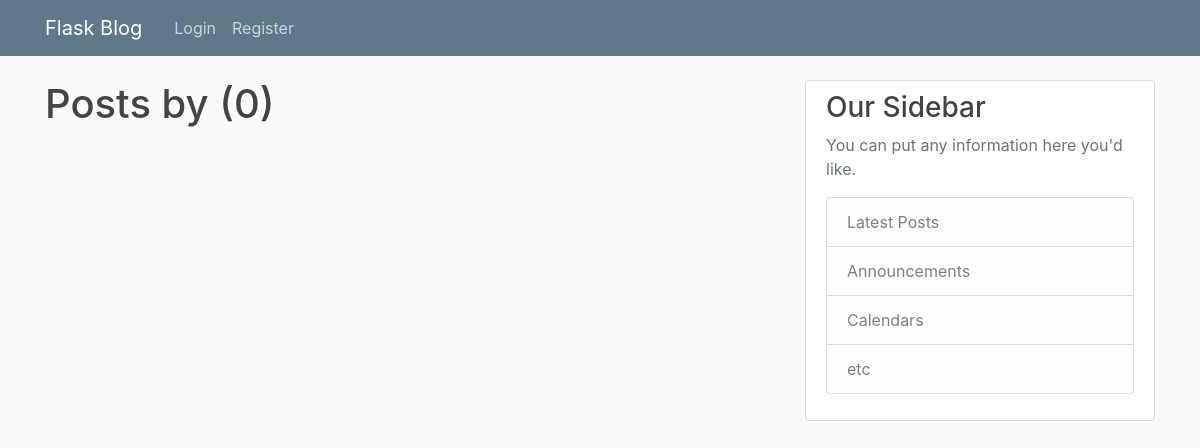
/user/Nitish, run on an earlier commit of the app's database.
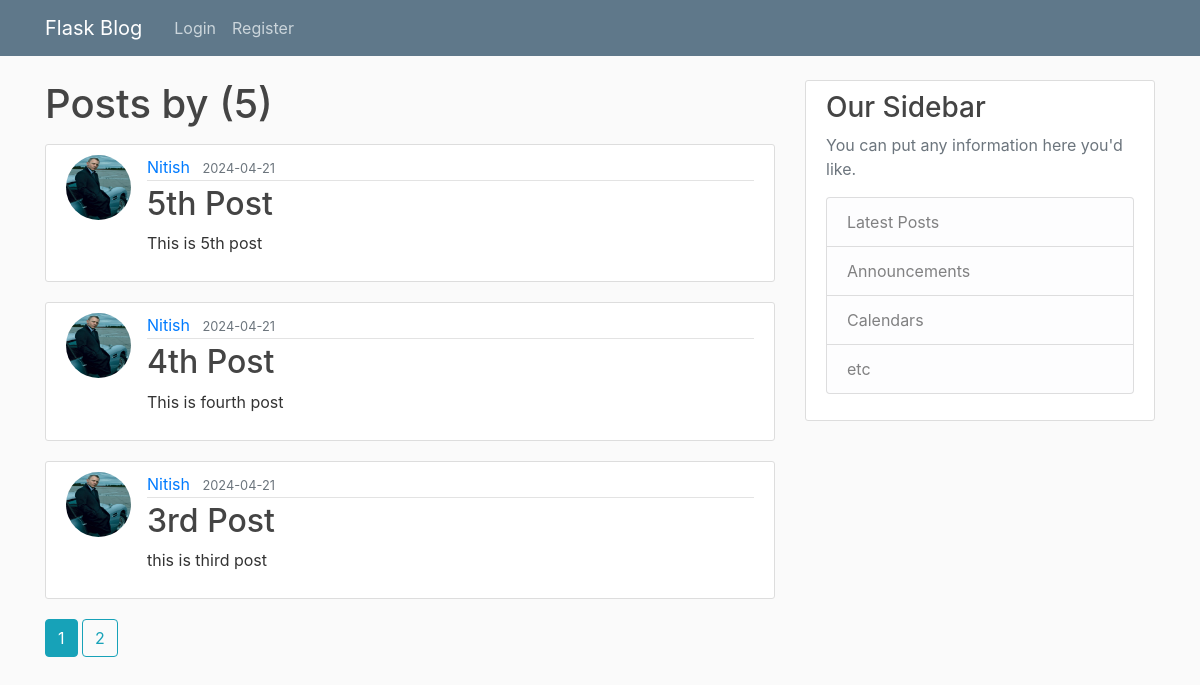
And on a later commit of the database.
### main.py (models this page shows, shortened)
class Post(db.Model):
    id = db.Column(db.Integer, primary_key=True)
    title = db.Column(db.String(10000), nullable=False)
    date_posted = db.Column(db.DateTime(timezone=True), default=func.now())
    content = db.Column(db.Text, nullable=False)
    user_id = db.Column(db.Integer, db.ForeignKey('user.id'), nullable=False)

class User(db.Model, UserMixin):
    id = db.Column(db.Integer, primary_key=True)
    username = db.Column(db.String(150), unique=True, nullable=False)
    email = db.Column(db.String(150), unique=True, nullable=False)
    image_file = db.Column(db.String(20), nullable=False, default='default.jpg')
    password = db.Column(db.String(150), nullable=False)
    posts = db.relationship('Post', backref='author', lazy=True)

### main.py (the view)
@app.route('/user/<string:username>')
def user_posts(username):
    page = request.args.get('page', 1, type=int)
    user = User.query.filter_by(username=username).first_or_404()
    posts = Post.query.filter_by(author=user).order_by(Post.date_posted.desc()).paginate(page=page, per_page=3)
    return render_template("user_posts.html", posts=posts, user=current_user)

### templates/user_posts.html (shortened to what this page needs)
{% extends "layout.html" %}
{% block content %}
    <h1 class="mb-3">Posts by {{user.username}} ({{ posts.total }})</h1>
    {% for post in posts.items %}
    <article class="media content-section">
      <img class="rounded-circle article-img" src="{{url_for('static',filename='image/'+post.author.image_file)}}" alt="">
        <div class="media-body">
          <div class="article-metadata">
            <a class="mr-2" href="{{ url_for('user_posts',username=post.author.username)}}">{{ post.author.username }}</a>
            <small class="text-muted">{{ post.date_posted.strftime('%Y-%m-%d') }}</small>
          </div>
          <h2><a class="article-title" href="{{url_for('post',post_id=post.id)}}">{{ post.title }}</a></h2>
          <p class="article-content">{{ post.content }}</p>
        </div>
      </article>
    {% endfor %}
    {% for page_num in posts.iter_pages(left_edge=1, right_edge=1, left_current=1, right_current=2) %}
      {% if page_num %}
        {% if posts.page == page_num %}
          <a class="btn btn-info mb-4" href="{{url_for('user_posts',username=user.username, page=page_num)}}">{{ page_num }}</a>
        {% else %}
          <a class="btn btn-outline-info mb-4" href="{{url_for('user_posts',username=user.username,page=page_num)}}">{{ page_num }}</a>
        {% endif %}
      {% endif %}
    {% endfor %}
{% endblock %}

What changed in the data, as far as the page shows it:
added Post: image_file (placeholder picture), author.username "Nitish", date_posted "2024-04-21", title "5th Post", content "This is 5th post"
added Post: image_file (placeholder picture), author.username "Nitish", date_posted "2024-04-21", title "4th Post", content "This is fourth post"
added Post: image_file (placeholder picture), author.username "Nitish", date_posted "2024-04-21", title "3rd Post", content "this is third post"
Also different on the page:
{{ posts.total }}: "0" → "5"
new list line: "1"
new list line: "2"
